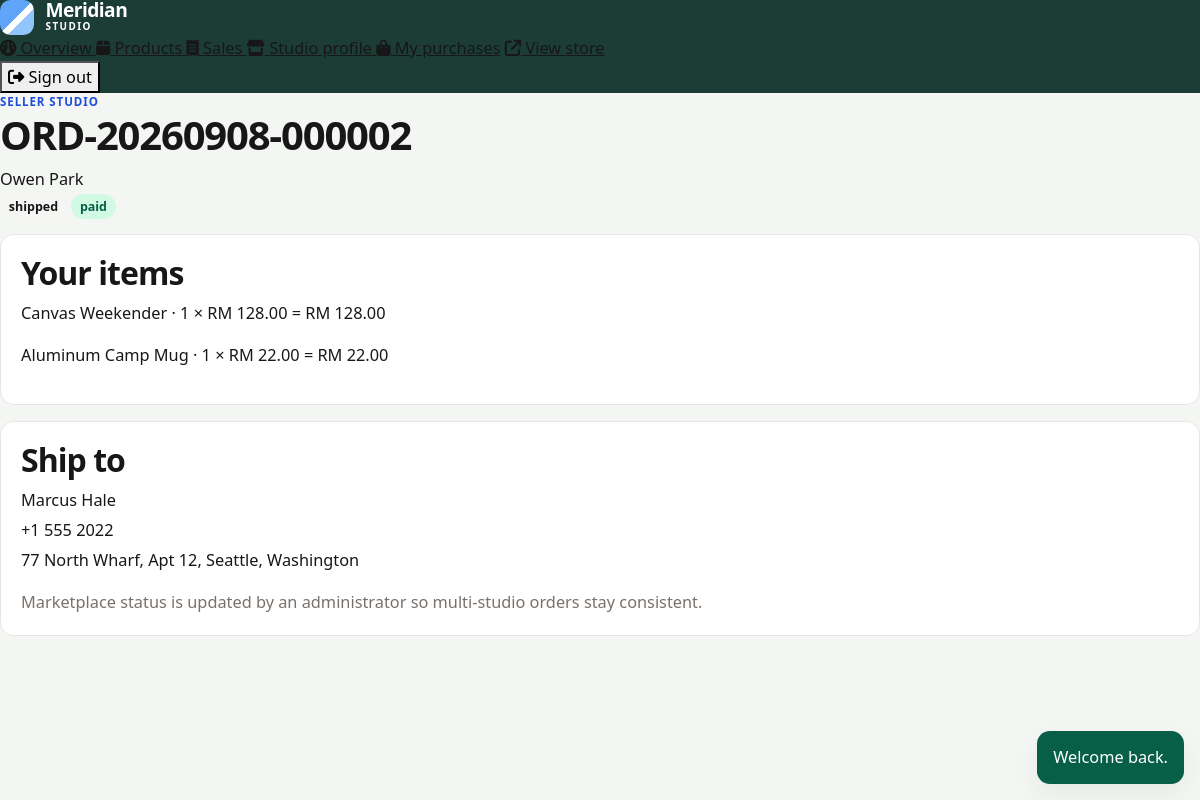
The page /seller/order_view.php?id=2 (signed in) on the database its author committed.
### tables this page shows
CREATE TABLE orders (
    id INT UNSIGNED AUTO_INCREMENT PRIMARY KEY,
    order_number VARCHAR(24) NOT NULL,
    user_id INT UNSIGNED NOT NULL,
    subtotal DECIMAL(10,2) NOT NULL,
    discount_amount DECIMAL(10,2) NOT NULL DEFAULT 0.00,
    shipping_fee DECIMAL(10,2) NOT NULL DEFAULT 0.00,
    total_amount DECIMAL(10,2) NOT NULL,
    coupon_id INT UNSIGNED NULL,
    payment_method ENUM('paypal', 'cod', 'bank') NOT NULL,
    payment_status ENUM('unpaid', 'paid', 'refunded', 'failed') NOT NULL DEFAULT 'unpaid',
    transaction_id VARCHAR(80) NULL,
    order_status ENUM('pending', 'paid', 'processing', 'shipped', 'completed', 'cancelled') NOT NULL DEFAULT 'pending',
    shipping_name VARCHAR(80) NOT NULL,
    shipping_email VARCHAR(120) NOT NULL,
    shipping_phone VARCHAR(20) NOT NULL,
    shipping_address VARCHAR(255) NOT NULL,
    cancellation_reason VARCHAR(255) NULL,
    cancelled_at DATETIME NULL,
    stock_restored TINYINT(1) NOT NULL DEFAULT 0,
    created_at DATETIME NOT NULL DEFAULT CURRENT_TIMESTAMP,
    updated_at DATETIME NOT NULL DEFAULT CURRENT_TIMESTAMP ON UPDATE CURRENT_TIMESTAMP,
    UNIQUE KEY uq_orders_number (order_number),
    UNIQUE KEY uq_orders_transaction (transaction_id),
    KEY idx_orders_user (user_id, created_at),
    KEY idx_orders_status (order_status, payment_status),
    CONSTRAINT fk_orders_user FOREIGN KEY (user_id) REFERENCES users (id),
    CONSTRAINT fk_orders_coupon FOREIGN KEY (coupon_id) REFERENCES coupons (id) ON DELETE SET NULL
);

CREATE TABLE users (
    id INT UNSIGNED AUTO_INCREMENT PRIMARY KEY,
    name VARCHAR(80) NOT NULL,
    email VARCHAR(120) NOT NULL,
    password VARCHAR(255) NOT NULL,
    phone VARCHAR(20) NOT NULL,
    address VARCHAR(255) NOT NULL,
    avatar VARCHAR(255) NULL,
    role ENUM('customer', 'seller', 'admin') NOT NULL DEFAULT 'customer',
    status ENUM('active', 'suspended') NOT NULL DEFAULT 'active',
    must_change_password TINYINT(1) NOT NULL DEFAULT 0,
    created_at DATETIME NOT NULL DEFAULT CURRENT_TIMESTAMP,
    updated_at DATETIME NOT NULL DEFAULT CURRENT_TIMESTAMP ON UPDATE CURRENT_TIMESTAMP,
    UNIQUE KEY uq_users_email (email),
    KEY idx_users_role_status (role, status)
);

CREATE TABLE order_items (
    id INT UNSIGNED AUTO_INCREMENT PRIMARY KEY,
    order_id INT UNSIGNED NOT NULL,
    product_id INT UNSIGNED NOT NULL,
    seller_id INT UNSIGNED NOT NULL,
    product_name VARCHAR(160) NOT NULL,
    quantity INT UNSIGNED NOT NULL,
    unit_price DECIMAL(10,2) NOT NULL,
    subtotal DECIMAL(10,2) NOT NULL,
    created_at DATETIME NOT NULL DEFAULT CURRENT_TIMESTAMP,
    KEY idx_items_order (order_id),
    KEY idx_items_seller (seller_id, order_id),
    KEY idx_items_product (product_id),
    CONSTRAINT fk_items_order FOREIGN KEY (order_id) REFERENCES orders (id),
    CONSTRAINT fk_items_product FOREIGN KEY (product_id) REFERENCES products (id),
    CONSTRAINT fk_items_seller FOREIGN KEY (seller_id) REFERENCES users (id)
);

### includes/functions.php (called while the page is built, shortened)
<?php
function config(string $group, ?string $key = null, mixed $default = null): mixed
{
    $bag = $GLOBALS['mm_config'][$group] ?? [];
    if ($key === null) {
        return $bag;
    }
    return $bag[$key] ?? $default;
}
function e(mixed $value): string
{
    return htmlspecialchars((string) $value, ENT_QUOTES | ENT_SUBSTITUTE, 'UTF-8');
}
function url(string $path = ''): string
{
    $base = APP_BASE_PATH;
    $path = ltrim($path, '/');
    if ($path === '') {
        return ($base === '' ? '' : $base) . '/';
    }
    $hash = '';
    $query = '';
    return ($base === '' ? '' : $base) . '/' . ltrim($path, '/') . $query . $hash;
}
function asset(string $path): string
{
    $relative = ltrim($path, '/');
    $full = APP_ROOT . '/assets/' . $relative;
    $version = is_file($full) ? (string) filemtime($full) : '1';
    return url('assets/' . $relative) . '?v=' . $version;
}
function get_flashes(): array
{
    $items = $_SESSION['flash'] ?? [];
    return is_array($items) ? $items : [];
}
function to_cents(mixed $amount): int
{
    $value = trim((string) $amount);
    $negative = str_starts_with($value, '-');
    $value = ltrim($value, '-');
    [$dollars, $cents] = array_pad(explode('.', $value, 2), 2, '0');
    $cents = substr(str_pad($cents, 2, '0'), 0, 2);
    $total = ((int) $dollars) * 100 + (int) $cents;
    return $negative ? -$total : $total;
}
function money(mixed $amount): string
{
    $cents = to_cents($amount);
    $negative = $cents < 0;
    $cents = abs($cents);
    $formatted = number_format($cents / 100, 2);
    $symbol = (string) config('app', 'currency_symbol', 'RM');
    $prefix = $symbol === '' ? '' : $symbol . ' ';
    return ($negative ? '-' : '') . $prefix . $formatted;
}
function db(): PDO
{
    static $pdo = null;
    if ($pdo instanceof PDO) {
        return $pdo;
    }
    $cfg = config('db');
    $dsn = sprintf(
        'mysql:host=%s;port=%s;dbname=%s;charset=%s',
        $cfg['host'],
        $cfg['port'],
        $cfg['name'],
        $cfg['charset']
    );
    try {
        $pdo = new PDO($dsn, (string) $cfg['user'], (string) $cfg['pass'], [
            PDO::ATTR_ERRMODE => PDO::ERRMODE_EXCEPTION,
            PDO::ATTR_DEFAULT_FETCH_MODE => PDO::FETCH_ASSOC,
            PDO::ATTR_EMULATE_PREPARES => false,
        ]);
        $pdo->exec("SET time_zone = '+08:00'");
    } catch (PDOException $exception) {
        log_message('database', 'Connection failed: ' . $exception->getMessage());
        if (PHP_SAPI === 'cli') {
            fwrite(STDERR, "Database connection failed. See logs/app.log\n");
            exit(1);
        }
        http_response_code(500);
        require APP_ROOT . '/includes/db_error.php';
        exit;
    }
    return $pdo;
}

### includes/auth.php (called while the page is built, shortened)
<?php
function current_user(bool $refresh = false): ?array
{
    static $loaded = false;
    static $cached = null;
    if ($loaded) {
        return $cached;
    }
    $loaded = true;
    $userId = $_SESSION['user_id'] ?? null;
    $fingerprint = hash('sha256', (string) ($_SERVER['HTTP_USER_AGENT'] ?? 'cli'));
    $known = $_SESSION['fingerprint'] ?? '';
    $stmt = db()->prepare(
        'SELECT id, name, email, phone, address, avatar, role, status, must_change_password, created_at
         FROM users WHERE id = ? LIMIT 1'
    );
    $stmt->execute([(int) $userId]);
    $user = $stmt->fetch();
    $cached = $user;
    return $cached;
}
function require_login(): array
{
    $user = current_user();
    return $user;
}
function require_role(string $role): array
{
    $user = require_login();
    return $user;
}
function enforce_password_change(): void
{
    $user = current_user();
    if (!$user || (int) $user['must_change_password'] !== 1) {
        return;
    }
}

### includes/bootstrap.php (called while the page is built, shortened)
<?php
require_once APP_ROOT . '/includes/functions.php';
require_once APP_ROOT . '/includes/auth.php';
require_once APP_ROOT . '/includes/order_service.php';
if (PHP_SAPI !== 'cli') {
    enforce_password_change();
}

### includes/order_service.php (called while the page is built, shortened)
<?php
function order_items(int $orderId, ?int $sellerId = null): array
{
    $sql = 'SELECT oi.*, sp.shop_name
            FROM order_items oi
            LEFT JOIN seller_profiles sp ON sp.user_id = oi.seller_id
            WHERE oi.order_id = ?';
    $params = [$orderId];
    if ($sellerId !== null) {
        $sql .= ' AND oi.seller_id = ?';
        $params[] = $sellerId;
    }
    $sql .= ' ORDER BY oi.id';
    $stmt = db()->prepare($sql);
    $stmt->execute($params);
    return $stmt->fetchAll();
}

### seller/order_view.php (the view, shortened to what this page needs)
<?php
require __DIR__ . '/../includes/bootstrap.php';
$user = require_role('seller');
$orderId = request_int('id', 'get');
$stmt = db()->prepare(
    'SELECT o.* FROM orders o
     INNER JOIN order_items oi ON oi.order_id = o.id
     WHERE o.id = ? AND oi.seller_id = ?
     LIMIT 1'
);
$stmt->execute([$orderId, (int) $user['id']]);
$order = $stmt->fetch();
$pageTitle = $order ? (string) $order['order_number'] : 'Order';
require APP_ROOT . '/includes/seller_header.php';
?>
<?php if (!$order): ?>
    <?php render_empty('fa-receipt', 'That sale was not found.', 'You can only open orders that contain your products.', url('seller/orders.php'), 'Back to sales'); ?>
<?php else: ?>
    <?php $items = order_items((int) $order['id'], (int) $user['id']); ?>
    <p><span class="badge-status badge-<?= e($order['order_status']) ?>"><?= e($order['order_status']) ?></span>
       <span class="badge-status badge-<?= e($order['payment_status']) ?>"><?= e($order['payment_status']) ?></span></p>
    <section class="form-card mb-3">
        <h2>Your items</h2>
        <?php foreach ($items as $item): ?>
            <p><?= e($item['product_name']) ?> · <?= e((string) $item['quantity']) ?> × <?= e(money($item['unit_price'])) ?> = <?= e(money($item['subtotal'])) ?></p>
        <?php endforeach; ?>
    </section>
    <section class="form-card">
        <h2>Ship to</h2>
        <p class="mb-1"><?= e($order['shipping_name']) ?></p>
        <p class="mb-1"><?= e($order['shipping_phone']) ?></p>
        <p><?= nl2br(e($order['shipping_address'])) ?></p>
        <p class="muted mb-0">Marketplace status is updated by an administrator so multi-studio orders stay consistent.</p>
    </section>
<?php endif; ?>
<?php require APP_ROOT . '/includes/seller_footer.php'; ?>

### includes/seller_header.php (shortened to what this page needs)
<?php
$pageTitle = $pageTitle ?? 'Seller';
$panelUser = current_user();
?>
<!DOCTYPE html>
<html lang="en">
<head>
    <link href="https://cdn.jsdelivr.net/npm/bootstrap@5.3.3/dist/css/bootstrap.min.css" rel="stylesheet">
    <link href="https://cdnjs.cloudflare.com/ajax/libs/font-awesome/6.5.2/css/all.min.css" rel="stylesheet">
    <link href="<?= e(asset('css/style.css')) ?>" rel="stylesheet">
    <link href="<?= e(asset('css/seller.css')) ?>" rel="stylesheet">
</head>
<body class="panel-body seller-body">
<div class="panel-shell">
    <div class="d-none d-lg-block"><?php require APP_ROOT . '/includes/seller_navbar.php'; ?></div>
    <div class="panel-main">
        <header class="panel-top">
            <div>
                <p class="eyebrow mb-0">Seller studio</p>
                <h1><?= e($pageTitle) ?></h1>
            </div>
            <span class="who"><?= e($panelUser['name'] ?? '') ?></span>
        </header>
                <?php require APP_ROOT . '/includes/seller_navbar.php'; ?>
        <div class="toast-stack" aria-live="polite">
            <?php foreach (get_flashes() as $flash): ?>
                <div class="toast-card toast-<?= e($flash['type']) ?>"><?= e($flash['message']) ?></div>
            <?php endforeach; ?>
        </div>
        <div class="panel-content">

### assets/css/style.css (style rules this page uses)
:root { --ink: #171717; --ink-soft: #3f3f46; --paper: #ffffff; --canvas: #f5f5f4; --line: #e7e5e4; --muted: #78716c; --accent: #1d4ed8; --accent-soft: #dbeafe; --accent-deep: #1e3a8a; --ok: #047857; --danger: #b91c1c; --radius: 0.85rem; --shadow: 0 10px 30px rgba(23, 23, 23, 0.06); --display: "Libre Franklin", "Segoe UI", sans-serif; --sans: "Nunito Sans", "Segoe UI", sans-serif; }
* { box-sizing: border-box; }
html { scroll-behavior: smooth; }
body { margin: 0; color: var(--ink); background: linear-gradient(180deg, #fafaf9 0%, var(--canvas) 100%); font-family: var(--sans); font-size: 1.02rem; line-height: 1.6; }
h1, h2, h3, .brand strong { font-family: var(--display); font-weight: 700; letter-spacing: -0.03em; line-height: 1.15; }
.eyebrow { color: var(--accent); letter-spacing: .08em; text-transform: uppercase; font-size: .72rem; font-weight: 800; margin: 0; }
.muted { color: var(--muted); }
.maker-card, .form-card, .summary-card, .plain-card, .empty-panel { background: var(--paper); border-radius: var(--radius); padding: 1.25rem; border: 1px solid var(--line); }
.badge-status { border-radius: 999px; padding: .25rem .55rem; background: #f5f5f4; font-size: .78rem; font-weight: 800; }
.badge-paid, .badge-completed, .badge-active, .badge-published { background: #d1fae5; color: #065f46; }
.toast-stack { position: fixed; right: 1rem; bottom: 1rem; z-index: 50; display: grid; gap: .5rem; }
.toast-card { background: var(--ink); color: white; padding: .85rem 1rem; border-radius: .8rem; max-width: 320px; box-shadow: var(--shadow); }
.toast-success { background: #065f46; }

### assets/css/seller.css (style rules this page uses)
.seller-body { background: #f3f6f3; }

### rows shown on the page
orders: order_number "ORD-20260908-000002", order_status "shipped", payment_status "paid", shipping_name "Marcus Hale", shipping_phone "+1 555 2022", shipping_address "77 North Wharf, Apt 12, Seattle, Washington"
users: name "Owen Park"
order_items: product_name "Canvas Weekender", quantity "1", unit_price "RM 128.00", subtotal "RM 128.00"
order_items: product_name "Aluminum Camp Mug", quantity "1", unit_price "RM 22.00", subtotal "RM 22.00"

### other values the page prints
$label "Overview"
$label "Products"
$label "Sales"
$label "Studio profile"
$flash['message'] "Welcome back."
